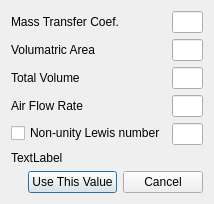
<?xml version="1.0" encoding="UTF-8"?>
<ui version="4.0">
 <class>estNtuEffDialog</class>
 <widget class="QDialog" name="estNtuEffDialog">
  <property name="geometry">
   <rect>
    <x>0</x>
    <y>0</y>
    <width>214</width>
    <height>200</height>
   </rect>
  </property>
  <property name="windowTitle">
   <string>Dialog</string>
  </property>
  <layout class="QVBoxLayout" name="verticalLayout">
   <item>
    <layout class="QFormLayout" name="formLayout">
     <item row="0" column="0">
      <widget class="QLabel" name="label">
       <property name="text">
        <string>Mass Transfer Coef.</string>
       </property>
      </widget>
     </item>
     <item row="0" column="1">
      <widget class="QLineEdit" name="hdLine"/>
     </item>
     <item row="1" column="0">
      <widget class="QLabel" name="label_2">
       <property name="text">
        <string>Volumatric Area</string>
       </property>
      </widget>
     </item>
     <item row="1" column="1">
      <widget class="QLineEdit" name="avLine"/>
     </item>
     <item row="2" column="0">
      <widget class="QLabel" name="label_3">
       <property name="text">
        <string>Total Volume</string>
       </property>
      </widget>
     </item>
     <item row="3" column="0">
      <widget class="QLabel" name="label_4">
       <property name="text">
        <string>Air Flow Rate</string>
       </property>
      </widget>
     </item>
     <item row="4" column="0">
      <widget class="QCheckBox" name="leCB">
       <property name="text">
        <string>Non-unity Lewis number</string>
       </property>
      </widget>
     </item>
     <item row="2" column="1">
      <widget class="QLineEdit" name="vtLine"/>
     </item>
     <item row="3" column="1">
      <widget class="QLineEdit" name="maLine"/>
     </item>
     <item row="4" column="1">
      <widget class="QLineEdit" name="leLine"/>
     </item>
    </layout>
   </item>
   <item>
    <widget class="QLabel" name="NTULabel">
     <property name="text">
      <string>TextLabel</string>
     </property>
    </widget>
   </item>
   <item>
    <layout class="QHBoxLayout" name="horizontalLayout">
     <item>
      <spacer name="horizontalSpacer">
       <property name="orientation">
        <enum>Qt::Horizontal</enum>
       </property>
       <property name="sizeHint" stdset="0">
        <size>
         <width>40</width>
         <height>20</height>
        </size>
       </property>
      </spacer>
     </item>
     <item>
      <widget class="QPushButton" name="OKButton">
       <property name="text">
        <string>Use This Value</string>
       </property>
      </widget>
     </item>
     <item>
      <widget class="QPushButton" name="cancelButton">
       <property name="text">
        <string>Cancel</string>
       </property>
      </widget>
     </item>
    </layout>
   </item>
  </layout>
 </widget>
 <tabstops>
  <tabstop>OKButton</tabstop>
  <tabstop>cancelButton</tabstop>
  <tabstop>hdLine</tabstop>
  <tabstop>avLine</tabstop>
  <tabstop>vtLine</tabstop>
  <tabstop>maLine</tabstop>
  <tabstop>leLine</tabstop>
  <tabstop>leCB</tabstop>
 </tabstops>
 <resources/>
 <connections/>
</ui>
